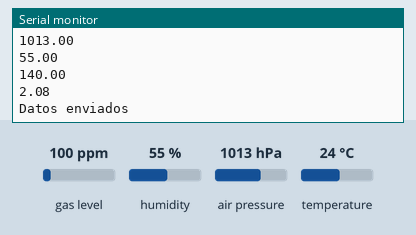
Simulated run of this sketch. Board: Arduino Uno, built for the host (arithmetic inside an expression is 32-bit, double 64-bit). On the bench: the last lines printed to the serial monitor. The test bench sets the inputs (shaded band); at power-on: gas level 100 ppm, humidity 55 %, air pressure 1013 hPa, temperature 24 °C. No radio packets arrive unless stated.

Above: at 1.2 s.
1.3 s: gas level set to 20 ppm
At 2.7 s:
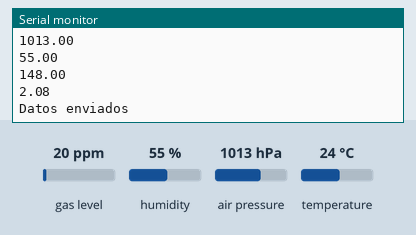
2.8 s: humidity set to 22 %
4.3 s: air pressure set to 952 hPa
At 4.8 s:
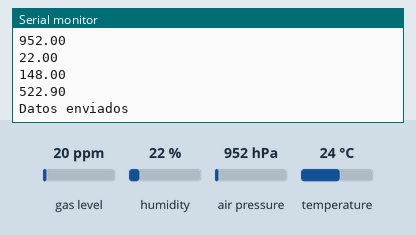
5.8 s: temperature set to 12 °C
Timing chart, 0 to 8.3 s (numbered marks = the images above; inputs shaded):
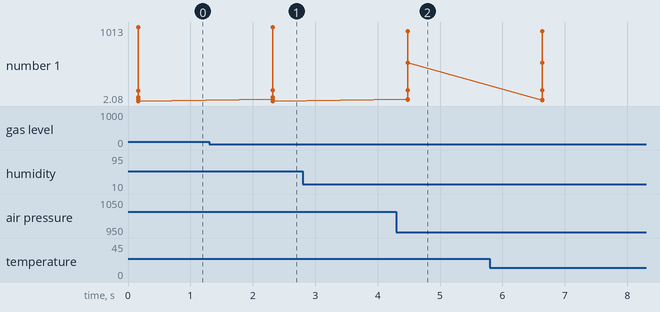

Measured:
- after the input at 1.3 s, the serial monitor: prints a new line after 1.0 s (image 1)
- after the input at 4.3 s, the serial monitor: prints a new line after 0.18 s (image 2)
- plotted number 1: 2.08 → 522.9 after the input at 4.3 s

The sketch:

transmisor.ino
```cpp
///ara este proyecto use un ESP32-C3 mini
#include <Wire.h>
#include <SPI.h>
#include <nRF24L01.h>
#include <RF24.h>
#include <Adafruit_Sensor.h>
#include "Adafruit_BME680.h"

#define SEALEVELPRESSURE_HPA (1013.25)

//Pines del NRF24L01
#define CE_PIN 3
#define CSN_PIN 10
#define SCK_PIN 6
#define MOSI_PIN 7
#define MISO_PIN 2

RF24 radio(CE_PIN, CSN_PIN);

//Canal de comunicacion
const byte address[6] = "00001";

//Instanciamos el sensor
Adafruit_BME680 bme;

//La estructura de datos que vamos a mandar
struct SensorData {
  float temperature;
  float pressure;
  float humidity;
  float gas_resistance;
  float altitude;
};

void setup() {
  Serial.begin(115200);
  SPI.begin(SCK_PIN, MISO_PIN, MOSI_PIN);
  //Condiciones de inicializacion
  if (!bme.begin()) {
    Serial.println("No se encontró el sensor BME680!");
    while (1);
  }
  if (!radio.begin()) {
    Serial.println(" NRF24L01 no conectado");
    while (1);
  }

  //Datos de inicializaacion del bme688
  bme.setTemperatureOversampling(BME680_OS_8X);
  bme.setHumidityOversampling(BME680_OS_2X);
  bme.setPressureOversampling(BME680_OS_4X);
  bme.setIIRFilterSize(BME680_FILTER_SIZE_3);
  bme.setGasHeater(320, 150);
  //Datos de inicializaacion del NRF24L01
  radio.begin();
  radio.setPALevel(RF24_PA_LOW);
  radio.setDataRate(RF24_250KBPS);
  radio.openWritingPipe(address);
  radio.stopListening();


}

void loop() {
  //Condicion por si no se puede abrir el bme688
  if (!bme.performReading()) {
    Serial.println("Fallo al leer sensor.");
    delay(1000);
    return;
  }
  //Guardamos y mandamos los datos
  SensorData data;
  data.temperature = bme.temperature;  //°C
  data.pressure = bme.pressure / 100.0; //hPa
  data.humidity = bme.humidity;//%
  data.gas_resistance = bme.gas_resistance / 1000.0;//Kohms
  data.altitude = bme.readAltitude(SEALEVELPRESSURE_HPA);//m
  radio.write(&data, sizeof(data));


  //Imprimimos los datos serialmente
  Serial.println(data.temperature);  //°C
  Serial.println(data.pressure);  //hPa
  Serial.println(data.humidity); //%
  Serial.println(data.gas_resistance); //Kohms
  Serial.println(data.altitude);//m
  Serial.println("Datos enviados");
  delay(2000);
}
```
